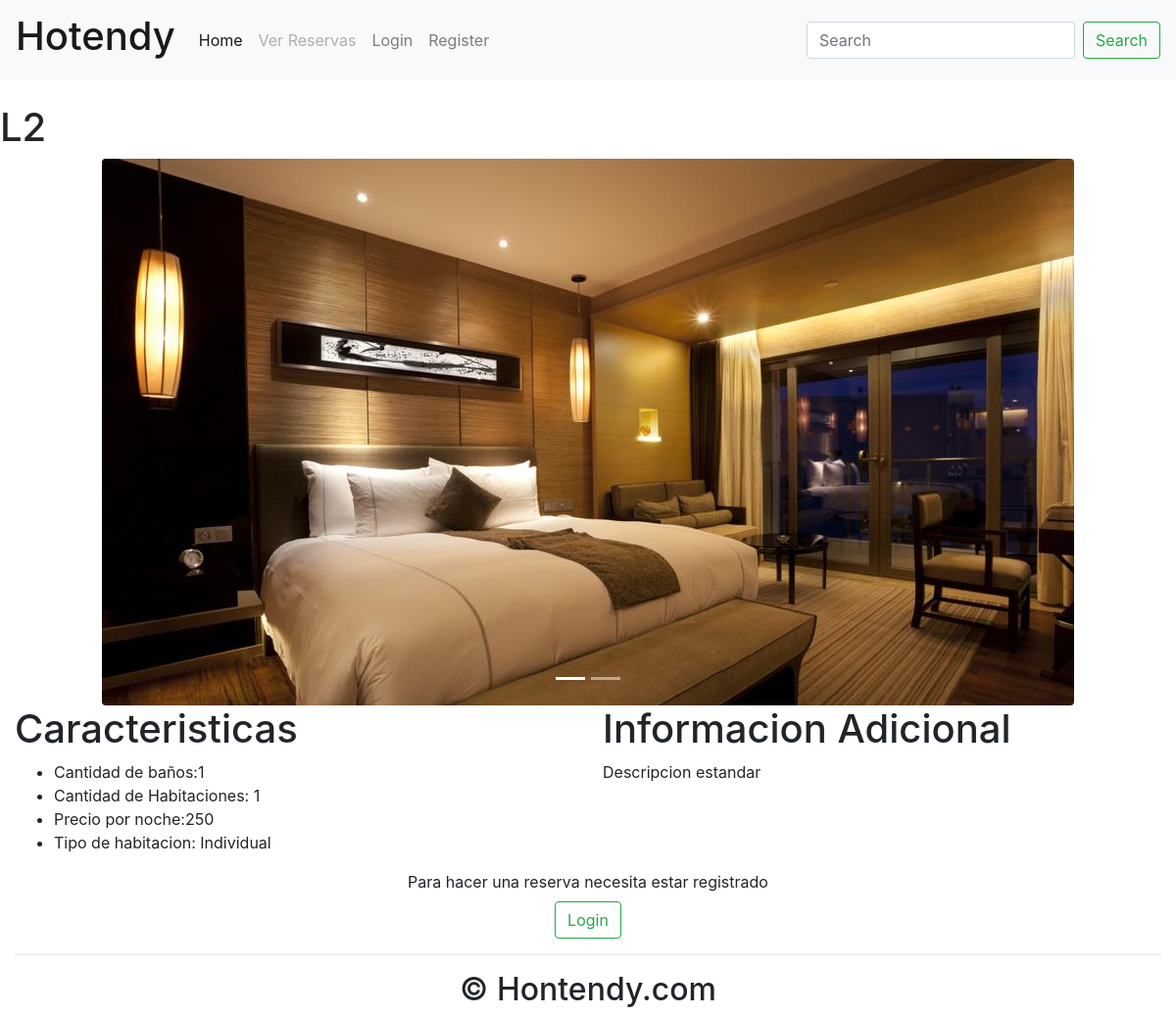
Page /habitacion/15/ on the committed database.
### Proyecto/models.py (models this page shows, shortened)
class Habitacion(models.Model):
    precio_noche = models.IntegerField()
    descripcion = models.TextField(max_length=500, default="Descripcion estandar")
    num_habitacion = models.CharField(max_length= 5)
    cant_dormitorios = models.IntegerField()
    cant_banios = models.IntegerField()
    status_estado = [
        ('Disponible', 'D'),
        ('Ocupado', 'O'),
    ]
    estado = models.CharField(max_length=50, choices=status_estado, default='Disponible')
    status=[
    ('Suite', 'Suite'),
    ('Matrimonial', 'Matrimonial'),
    ('Individual', 'Individual'),
    ('Familiar', 'Familiar'),
    ('Normal', 'Normal'),
    ('Presidencial', 'Presidencial'),
    ]
    tipo_habitacion = models.CharField(max_length = 50,choices = status, default='Normal')
    img_habitacion = models.ImageField(max_length=100, default='/img_habitacion/habitacion_prueba.jpg', upload_to='img_habitacion/', blank=True, null=True)
    class Meta:
        verbose_name = 'Habitacion'
        verbose_name_plural = 'Habitaciones'

### Proyecto/views.py (the view)
# urls.py: path('habitacion/<str:Habitacion>/',HabitacionView,name='habitaciones'),
def HabitacionView(request, Habitacion):
    from .models import Habitacion as habitacion
    habitaciones = habitacion.objects.get(pk=Habitacion)
    hotel = Hotel.objects.all()
    search_post = request.GET.get('search')
    str(search_post)
    if search_post:
        hotel = Hotel.objects.filter(Q(nombre__icontains=search_post))
    else:
        pass
    context = {
        'habitacion': habitaciones,
        'hotel': hotel,
    }
    return render(request, 'Proyecto/habitaciones.html', context)

### templates/Proyecto/habitaciones.html (shortened to what this page needs)
{% extends "Proyecto/home2.html" %}
{% block content %}
    <br>
    <h1>{{ habitacion.num_habitacion }}</h1>
    <div id="carouselExampleIndicators" class="carousel slide" data-ride="carousel">
        <ol class="carousel-indicators">
            <li data-target="#carouselExampleIndicators" data-slide-to="0" class="active"></li>
            <li data-target="#carouselExampleIndicators" data-slide-to="1"></li>
        </ol>
        <div class="carousel-inner">
            <div class="carousel-item active ">
                <img class="rounded mx-auto d-block" src="/media/{{ habitacion.img_habitacion }}" class="d-block "
                     alt="Imagen de la habitacion">
            </div>
        </div>
    </div>
    <div class="container-fluid" id="Descripcion">
        <div class="row">
            <div class="col-md">
                <h1>Caracteristicas</h1>
                <ul>
                    <li>Cantidad de baños:{{ habitacion.cant_banios }}</li>
                    <li>Cantidad de Habitaciones: {{ habitacion.cant_dormitorios }}</li>
                    <li>Precio por noche:{{ habitacion.precio_noche }}</li>
                    <li>Tipo de habitacion: {{ habitacion.tipo_habitacion }}</li>
                </ul>
            </div>
            <div class="col-md">
                <h1>Informacion Adicional</h1>
                <p>{{ habitacion.descripcion }}</p>
            </div>
        </div>
    </div>
    <div class="row text-center"  >
        {% if request.user.is_authenticated and habitacion.estado == "Disponible" %}
            <div class="col-12 ">
                <a type="Summy" href={% url "reservar" habitacion.id %}>
                    <button class="btn btn-outline-success my-2 my-sm-0">Reservar</button>
                </a>
            </div>
        {% elif request.user.is_authenticated and habitacion.estado == "Ocupado" %}
            <div class="col-12">
                <a type="Summy" href={% url "eliminar_reserva" habitacion.id %}>
                    <button class="btn btn-outline-success my-2 my-sm-0">Eliminar Reserva</button>
                </a>
            </div>
        {% else %}
            <div class="col-12">
                <form action="{% url "login" %}">
                    <label>Para hacer una reserva necesita estar registrado</label><br>
                    <button class="btn btn-outline-success"> Login</button>
                </form>
            </div>
        {% endif %}
    </div>
{% endblock %}
{% block footer %}
    <footer>
        <div class="container-fluid padding">
            <div class="row text-center">
                <div class="col-12">
                    <hr class="light">
                    <h2>&copy; Hontendy.com</h2>
                </div>
            </div>
        </div>
    </footer>
{% endblock %}

### rows in the picture
Habitacion: num_habitacion "L2", img_habitacion (picture), cant_banios "1", cant_dormitorios "1", precio_noche "250", tipo_habitacion "Individual", descripcion "Descripcion estandar"
